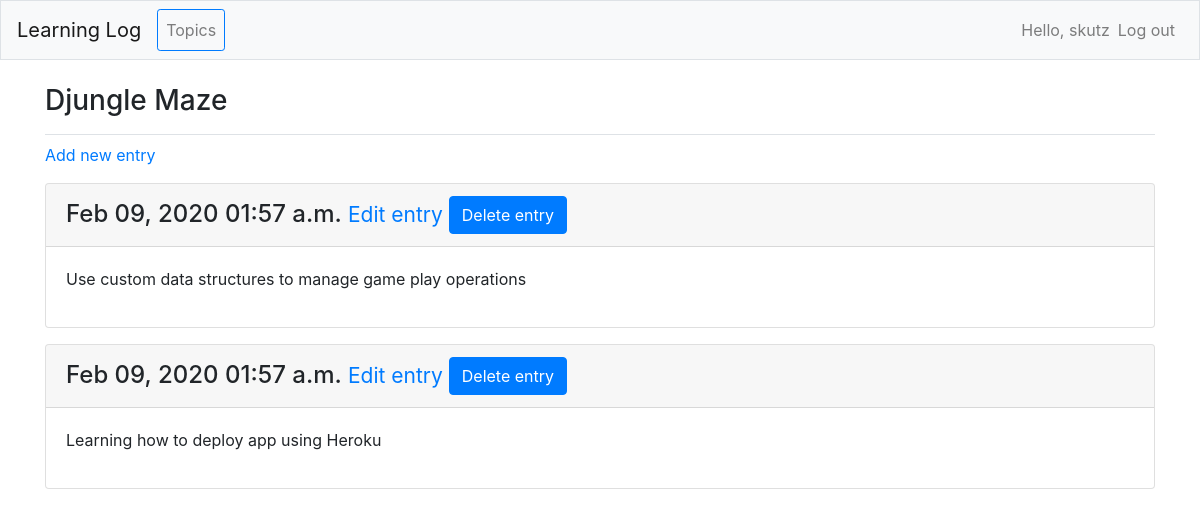
The page /topics/1/ (signed in) on the database its author committed.
### learning_logs/models.py (models this page shows, shortened)
class Topic(models.Model): # inherit from Django's base Model class
    text = models.CharField(max_length=200) # allocates 200 chars in database
    data_added = models.DateTimeField(auto_now_add=True) # sets to current data/time when new topic created
    owner = models.ForeignKey(User, on_delete=models.CASCADE)
    def __str__(self):
        return self.text

class Entry(models.Model): # inherit from Django's base Model class
    topic = models.ForeignKey(Topic,  on_delete=models.CASCADE)  # connects entry to a topic
    text = models.TextField()
    date_added = models.DateTimeField(auto_now_add=True)
    class Meta:
        verbose_name_plural = 'entries'

### learning_logs/views.py (the view)
# urls.py: path('topics/<int:topic_id>/', views.topic, name = 'topic'),
@login_required
def topic(request, topic_id):
    topic = Topic.objects.get(id=topic_id)
    check_topic_owner(topic, request)
    entries = topic.entry_set.order_by('-date_added')
    context = {'topic': topic, 'entries': entries}
    return render(request, 'learning_logs/topic.html', context)

### learning_logs/views.py (called while the page is built)
def check_topic_owner(topic, request):
    if topic.owner != request.user:
        raise Http404

### learning_logs/templates/learning_logs/topic.html (shortened to what this page needs)
{% extends 'learning_logs/base.html' %}
{% block page_header %}
    <h3>{{topic}} </h3>
{% endblock page_header %}
{% block content %}
<p>
    <a href = "{% url 'learning_logs:new_entry' topic.id %}"> Add new entry </a>
</p>
{% for entry in entries %}
    <div class="card mb-3">
        <h4 class = "card-header">
            {{ entry.date_added|date:'M d, Y h:i a' }}
            <small>
                <a href = "{% url 'learning_logs:edit_entry' entry.id %}"> Edit entry </a>
            </small>
            <button type = "button" class="btn btn-primary" data-toggle="modal" data-target="#ModalCenter"> Delete entry </button>
        </h4>
        <div class="card-body">
            {{ entry.text|linebreaks }}
        </div>
    </div>
{% empty %}
    <li> There are no entries for this topic yet </li>
{% endfor %}
{% endblock content %}

### learning_logs/templates/learning_logs/base.html (shortened to what this page needs)
{% load bootstrap4 %}
<!doctype html>
<html lang="en" >
<head>
    {% bootstrap_css %}
</head>
<body>
    <nav class = "navbar navbar-expand-md navbar-light bg-light mb-4 border">
        <a class = "navbar-brand" href = "{% url 'learning_logs:index' %}"> Learning Log </a>
            <div class = "collapse navbar-collapse" id = "navbarCollapse">
                <ul class = "navbar-nav mr-auto border border-primary rounded-sm">
                    <li class = "nav-item">
                        <a class = "nav-link" href = "{% url 'learning_logs:topics'%}"> Topics </a>
                    </li>
                </ul>
                <ul class = "navbar-nav ml-auto">
                    {% if user.is_authenticated %}
                        <li class = "nav-item">
                            <span class = "navbar-text">Hello, {{ user.username }} </span>
                        </li>
                        <li class = "nav-item">
                            <a class = "nav-link" href = "{% url 'users:logout' %}"> Log out </a>
                        </li>
                    {% endif %}
                </ul>
            </div>
    </nav>
    <main role = "main" class = "container">
        <div class = "pb-2 mb-2 border-bottom">
            {% block page_header %} {% endblock page_header %}
        </div>
        <div>
            {% block content %}{% endblock content %}
        </div>
    </main>
</body>
</html>

### rows shown on the page
Topic: text "Djungle Maze"
Entry: date_added "Feb 09, 2020 01:57 a.m.", text "Use custom data structures to manage game play operations"
Entry: date_added "Feb 09, 2020 01:57 a.m.", text "Learning how to deploy app using Heroku"

### other values the page prints
{{ user.username }} "skutz"
